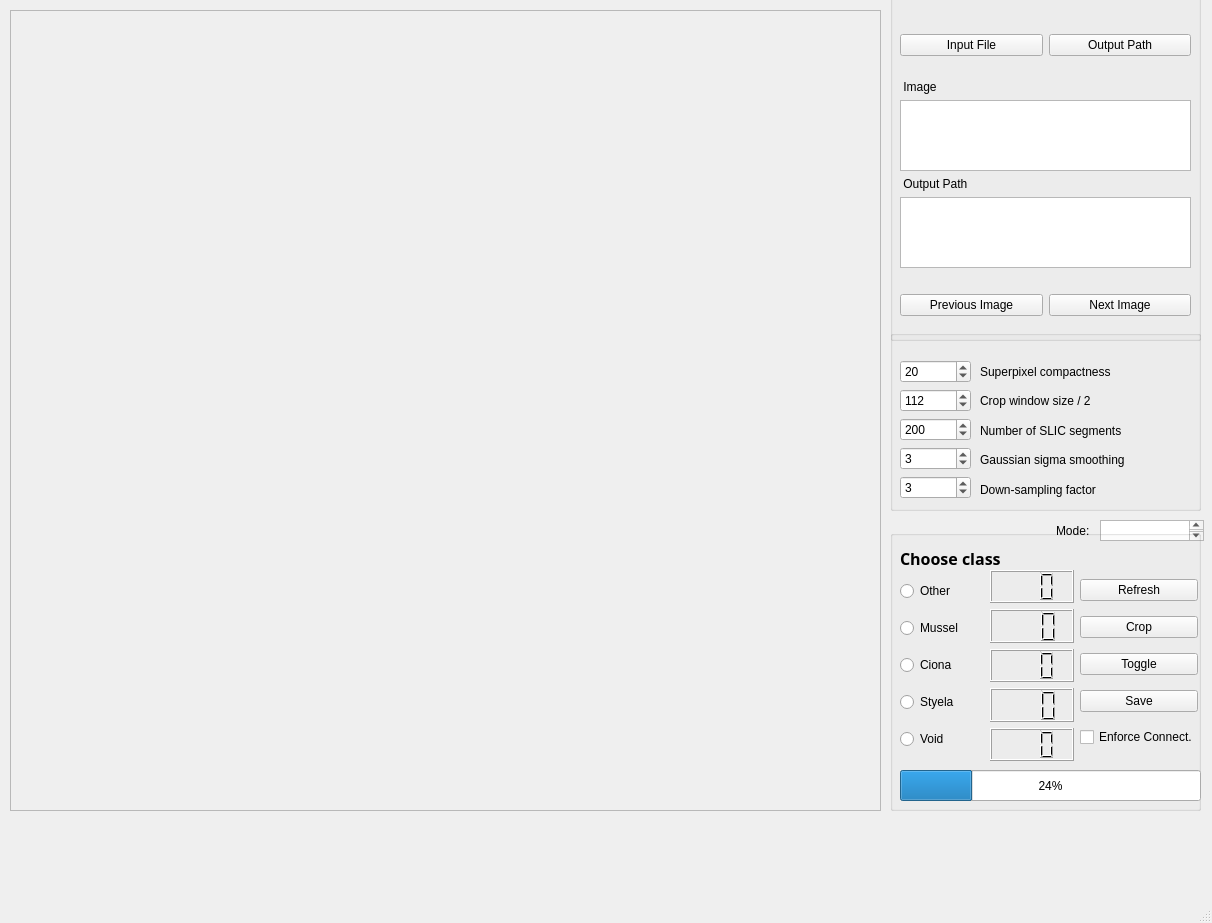
<?xml version="1.0" encoding="UTF-8"?>
<ui version="4.0">
 <class>TruthAndCrop</class>
 <widget class="QMainWindow" name="TruthAndCrop">
  <property name="geometry">
   <rect>
    <x>0</x>
    <y>0</y>
    <width>1212</width>
    <height>923</height>
   </rect>
  </property>
  <property name="windowTitle">
   <string>MainWindow</string>
  </property>
  <widget class="QWidget" name="centralwidget">
   <widget class="QScrollArea" name="scrollArea">
    <property name="geometry">
     <rect>
      <x>10</x>
      <y>10</y>
      <width>871</width>
      <height>801</height>
     </rect>
    </property>
    <property name="widgetResizable">
     <bool>true</bool>
    </property>
    <widget class="QWidget" name="scrollAreaWidgetContents_2">
     <property name="geometry">
      <rect>
       <x>0</x>
       <y>0</y>
       <width>869</width>
       <height>799</height>
      </rect>
     </property>
     <layout class="QHBoxLayout" name="horizontalLayout">
      <item>
       <widget class="QLabel" name="img_view">
        <property name="sizePolicy">
         <sizepolicy hsizetype="Preferred" vsizetype="Preferred">
          <horstretch>0</horstretch>
          <verstretch>0</verstretch>
         </sizepolicy>
        </property>
        <property name="text">
         <string/>
        </property>
        <property name="scaledContents">
         <bool>true</bool>
        </property>
        <property name="wordWrap">
         <bool>true</bool>
        </property>
       </widget>
      </item>
     </layout>
    </widget>
   </widget>
   <widget class="QWidget" name="horizontalLayoutWidget">
    <property name="geometry">
     <rect>
      <x>900</x>
      <y>360</y>
      <width>71</width>
      <height>141</height>
     </rect>
    </property>
    <layout class="QVBoxLayout" name="verticalLayout_4">
     <item>
      <widget class="QSpinBox" name="compactnessBox">
       <property name="minimum">
        <number>1</number>
       </property>
       <property name="maximum">
        <number>999</number>
       </property>
       <property name="value">
        <number>20</number>
       </property>
      </widget>
     </item>
     <item>
      <widget class="QSpinBox" name="wndBox">
       <property name="minimum">
        <number>2</number>
       </property>
       <property name="maximum">
        <number>999</number>
       </property>
       <property name="value">
        <number>112</number>
       </property>
      </widget>
     </item>
     <item>
      <widget class="QSpinBox" name="segmentsBox">
       <property name="maximum">
        <number>9999</number>
       </property>
       <property name="value">
        <number>200</number>
       </property>
      </widget>
     </item>
     <item>
      <widget class="QSpinBox" name="sigmaBox">
       <property name="value">
        <number>3</number>
       </property>
      </widget>
     </item>
     <item>
      <widget class="QSpinBox" name="dsBox">
       <property name="value">
        <number>3</number>
       </property>
      </widget>
     </item>
    </layout>
   </widget>
   <widget class="QWidget" name="horizontalLayoutWidget_2">
    <property name="geometry">
     <rect>
      <x>980</x>
      <y>360</y>
      <width>211</width>
      <height>141</height>
     </rect>
    </property>
    <layout class="QVBoxLayout" name="verticalLayout_5">
     <item>
      <widget class="QLabel" name="label_3">
       <property name="text">
        <string>Superpixel compactness</string>
       </property>
      </widget>
     </item>
     <item>
      <widget class="QLabel" name="label_8">
       <property name="text">
        <string>Crop window size / 2</string>
       </property>
      </widget>
     </item>
     <item>
      <widget class="QLabel" name="label_2">
       <property name="text">
        <string>Number of SLIC segments</string>
       </property>
      </widget>
     </item>
     <item>
      <widget class="QLabel" name="label">
       <property name="text">
        <string>Gaussian sigma smoothing</string>
       </property>
      </widget>
     </item>
     <item>
      <widget class="QLabel" name="label_7">
       <property name="text">
        <string>Down-sampling factor</string>
       </property>
      </widget>
     </item>
    </layout>
   </widget>
   <widget class="QWidget" name="horizontalLayoutWidget_3">
    <property name="geometry">
     <rect>
      <x>900</x>
      <y>570</y>
      <width>298</width>
      <height>191</height>
     </rect>
    </property>
    <layout class="QHBoxLayout" name="horizontalLayout_4">
     <item>
      <layout class="QVBoxLayout" name="verticalLayout">
       <item>
        <widget class="QRadioButton" name="class_other">
         <property name="text">
          <string>Other</string>
         </property>
        </widget>
       </item>
       <item>
        <widget class="QRadioButton" name="class_mussel">
         <property name="text">
          <string>Mussel</string>
         </property>
        </widget>
       </item>
       <item>
        <widget class="QRadioButton" name="class_ciona">
         <property name="text">
          <string>Ciona</string>
         </property>
        </widget>
       </item>
       <item>
        <widget class="QRadioButton" name="class_styela">
         <property name="text">
          <string>Styela</string>
         </property>
        </widget>
       </item>
       <item>
        <widget class="QRadioButton" name="class_void">
         <property name="text">
          <string>Void</string>
         </property>
        </widget>
       </item>
      </layout>
     </item>
     <item>
      <layout class="QVBoxLayout" name="verticalLayout_6">
       <item>
        <widget class="QLCDNumber" name="lcdNumber_0">
         <property name="digitCount">
          <number>3</number>
         </property>
        </widget>
       </item>
       <item>
        <widget class="QLCDNumber" name="lcdNumber_1">
         <property name="digitCount">
          <number>3</number>
         </property>
        </widget>
       </item>
       <item>
        <widget class="QLCDNumber" name="lcdNumber_2">
         <property name="digitCount">
          <number>3</number>
         </property>
        </widget>
       </item>
       <item>
        <widget class="QLCDNumber" name="lcdNumber_3">
         <property name="digitCount">
          <number>3</number>
         </property>
        </widget>
       </item>
       <item>
        <widget class="QLCDNumber" name="lcdNumber_4">
         <property name="digitCount">
          <number>3</number>
         </property>
        </widget>
       </item>
      </layout>
     </item>
     <item>
      <layout class="QVBoxLayout" name="verticalLayout_2">
       <item>
        <widget class="QPushButton" name="refreshBtn">
         <property name="text">
          <string>Refresh</string>
         </property>
        </widget>
       </item>
       <item>
        <widget class="QPushButton" name="cropBtn">
         <property name="text">
          <string>Crop</string>
         </property>
        </widget>
       </item>
       <item>
        <widget class="QPushButton" name="toggleBtn">
         <property name="text">
          <string>Toggle</string>
         </property>
        </widget>
       </item>
       <item>
        <widget class="QPushButton" name="doneBtn">
         <property name="text">
          <string>Save</string>
         </property>
        </widget>
       </item>
       <item>
        <widget class="QCheckBox" name="enforceConnectivityBox">
         <property name="text">
          <string>Enforce Connect.</string>
         </property>
        </widget>
       </item>
      </layout>
     </item>
    </layout>
   </widget>
   <widget class="QWidget" name="verticalLayoutWidget_3">
    <property name="geometry">
     <rect>
      <x>900</x>
      <y>80</y>
      <width>291</width>
      <height>188</height>
     </rect>
    </property>
    <layout class="QVBoxLayout" name="verticalLayout_3">
     <item>
      <widget class="QLabel" name="label_6">
       <property name="text">
        <string> Image</string>
       </property>
      </widget>
     </item>
     <item>
      <widget class="QTextEdit" name="imageField">
       <property name="html">
        <string>&lt;!DOCTYPE HTML PUBLIC &quot;-//W3C//DTD HTML 4.0//EN&quot; &quot;http://www.w3.org/TR/REC-html40/strict.dtd&quot;&gt;
&lt;html&gt;&lt;head&gt;&lt;meta name=&quot;qrichtext&quot; content=&quot;1&quot; /&gt;&lt;style type=&quot;text/css&quot;&gt;
p, li { white-space: pre-wrap; }
&lt;/style&gt;&lt;/head&gt;&lt;body style=&quot; font-family:'Sans Serif'; font-size:9pt; font-weight:400; font-style:normal;&quot;&gt;
&lt;p style=&quot;-qt-paragraph-type:empty; margin-top:0px; margin-bottom:0px; margin-left:0px; margin-right:0px; -qt-block-indent:0; text-indent:0px; font-family:'Ubuntu'; font-size:11pt;&quot;&gt;&lt;br /&gt;&lt;/p&gt;
&lt;p style=&quot;-qt-paragraph-type:empty; margin-top:0px; margin-bottom:0px; margin-left:0px; margin-right:0px; -qt-block-indent:0; text-indent:0px; font-family:'Ubuntu'; font-size:11pt;&quot;&gt;&lt;br /&gt;&lt;/p&gt;&lt;/body&gt;&lt;/html&gt;</string>
       </property>
      </widget>
     </item>
     <item>
      <widget class="QLabel" name="label_4">
       <property name="text">
        <string> Output Path</string>
       </property>
      </widget>
     </item>
     <item>
      <widget class="QTextEdit" name="outputPath">
       <property name="html">
        <string>&lt;!DOCTYPE HTML PUBLIC &quot;-//W3C//DTD HTML 4.0//EN&quot; &quot;http://www.w3.org/TR/REC-html40/strict.dtd&quot;&gt;
&lt;html&gt;&lt;head&gt;&lt;meta name=&quot;qrichtext&quot; content=&quot;1&quot; /&gt;&lt;style type=&quot;text/css&quot;&gt;
p, li { white-space: pre-wrap; }
&lt;/style&gt;&lt;/head&gt;&lt;body style=&quot; font-family:'Sans Serif'; font-size:9pt; font-weight:400; font-style:normal;&quot;&gt;
&lt;p style=&quot;-qt-paragraph-type:empty; margin-top:0px; margin-bottom:0px; margin-left:0px; margin-right:0px; -qt-block-indent:0; text-indent:0px; font-family:'Ubuntu'; font-size:11pt;&quot;&gt;&lt;br /&gt;&lt;/p&gt;&lt;/body&gt;&lt;/html&gt;</string>
       </property>
      </widget>
     </item>
    </layout>
   </widget>
   <widget class="QProgressBar" name="progressBar">
    <property name="geometry">
     <rect>
      <x>900</x>
      <y>770</y>
      <width>301</width>
      <height>31</height>
     </rect>
    </property>
    <property name="value">
     <number>24</number>
    </property>
   </widget>
   <widget class="QWidget" name="horizontalLayoutWidget_4">
    <property name="geometry">
     <rect>
      <x>900</x>
      <y>20</y>
      <width>291</width>
      <height>51</height>
     </rect>
    </property>
    <layout class="QHBoxLayout" name="horizontalLayout_5">
     <item>
      <widget class="QPushButton" name="inFile">
       <property name="text">
        <string>Input File</string>
       </property>
      </widget>
     </item>
     <item>
      <widget class="QPushButton" name="outFile">
       <property name="text">
        <string>Output Path</string>
       </property>
      </widget>
     </item>
    </layout>
   </widget>
   <widget class="QWidget" name="horizontalLayoutWidget_5">
    <property name="geometry">
     <rect>
      <x>900</x>
      <y>280</y>
      <width>291</width>
      <height>51</height>
     </rect>
    </property>
    <layout class="QHBoxLayout" name="horizontalLayout_6">
     <item>
      <widget class="QPushButton" name="previousBtn">
       <property name="text">
        <string>Previous Image</string>
       </property>
      </widget>
     </item>
     <item>
      <widget class="QPushButton" name="nextBtn">
       <property name="text">
        <string>Next Image</string>
       </property>
      </widget>
     </item>
    </layout>
   </widget>
   <widget class="QLabel" name="label_5">
    <property name="geometry">
     <rect>
      <x>900</x>
      <y>550</y>
      <width>140</width>
      <height>16</height>
     </rect>
    </property>
    <property name="font">
     <font>
      <family>Ubuntu Mono</family>
      <pointsize>12</pointsize>
      <weight>75</weight>
      <bold>true</bold>
      <underline>false</underline>
     </font>
    </property>
    <property name="text">
     <string>Choose class</string>
    </property>
    <property name="alignment">
     <set>Qt::AlignLeading|Qt::AlignLeft|Qt::AlignVCenter</set>
    </property>
   </widget>
   <widget class="QGroupBox" name="groupBox">
    <property name="geometry">
     <rect>
      <x>890</x>
      <y>330</y>
      <width>311</width>
      <height>181</height>
     </rect>
    </property>
    <property name="title">
     <string/>
    </property>
   </widget>
   <widget class="QGroupBox" name="groupBox_2">
    <property name="geometry">
     <rect>
      <x>890</x>
      <y>-10</y>
      <width>311</width>
      <height>351</height>
     </rect>
    </property>
    <property name="title">
     <string/>
    </property>
   </widget>
   <widget class="QGroupBox" name="groupBox_3">
    <property name="geometry">
     <rect>
      <x>890</x>
      <y>530</y>
      <width>311</width>
      <height>281</height>
     </rect>
    </property>
    <property name="title">
     <string/>
    </property>
   </widget>
   <widget class="QTextEdit" name="textEditMode">
    <property name="geometry">
     <rect>
      <x>1100</x>
      <y>520</y>
      <width>104</width>
      <height>21</height>
     </rect>
    </property>
   </widget>
   <widget class="QLabel" name="label_9">
    <property name="geometry">
     <rect>
      <x>1056</x>
      <y>520</y>
      <width>41</width>
      <height>21</height>
     </rect>
    </property>
    <property name="text">
     <string>Mode:</string>
    </property>
   </widget>
   <zorder>groupBox_3</zorder>
   <zorder>groupBox_2</zorder>
   <zorder>groupBox</zorder>
   <zorder>scrollArea</zorder>
   <zorder>horizontalLayoutWidget</zorder>
   <zorder>horizontalLayoutWidget_2</zorder>
   <zorder>horizontalLayoutWidget_3</zorder>
   <zorder>verticalLayoutWidget_3</zorder>
   <zorder>progressBar</zorder>
   <zorder>horizontalLayoutWidget_4</zorder>
   <zorder>horizontalLayoutWidget_5</zorder>
   <zorder>label_5</zorder>
   <zorder>textEdit</zorder>
   <zorder>label_9</zorder>
  </widget>
  <widget class="QMenuBar" name="menubar">
   <property name="geometry">
    <rect>
     <x>0</x>
     <y>0</y>
     <width>1212</width>
     <height>19</height>
    </rect>
   </property>
  </widget>
  <widget class="QStatusBar" name="statusbar"/>
 </widget>
 <resources/>
 <connections/>
</ui>
